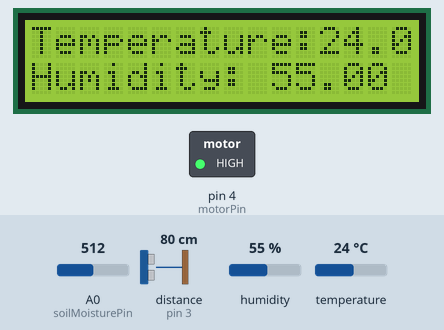
This sketch was run on a simulated Arduino Uno, built with avr-gcc and run on an emulated ATmega328P. Shown: 16×2 character LCD, switched loads named in the sketch (green lamp = pin HIGH). Wiring (inferred from the names in the program): ultrasonic range finder: trigger pin 2; echo pin 3. Inputs (shaded band) come from the test bench; at power-on: distance to the obstacle (sensor on pin 3) 80 cm, A0 (soilMoisturePin) = 512, humidity 55 %, temperature 24 °C. The echo pulse lasts 58.3 µs per cm; pins used as bus, display or sensor lines are not drawn; what the sketch prints to the serial monitor is not drawn.

Above: at 2.7 s.
2.8 s: distance to the obstacle (sensor on pin 3) set to 6 cm
At 14.8 s:
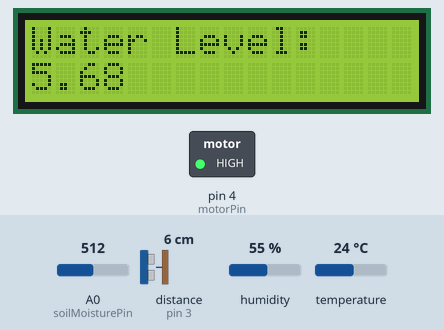
16.6 s: distance to the obstacle (sensor on pin 3) set to 3 cm
At 30.3 s:
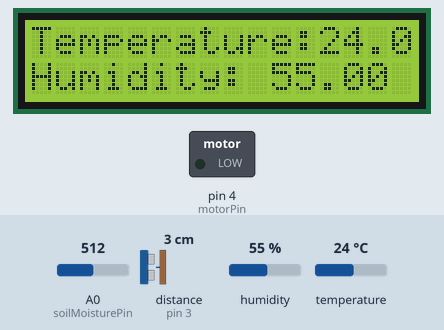
30.4 s: A0 (soilMoisturePin) set to 306
At 43.5 s:
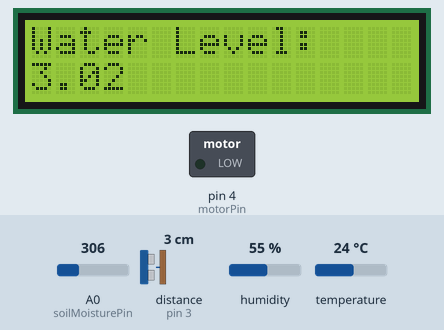
43.8 s: humidity set to 22 %
At 45.2 s:
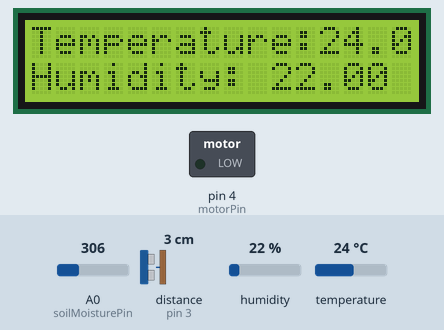
51.8 s: temperature set to 12 °C
At 59.0 s:
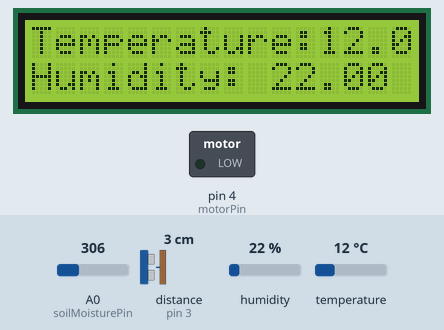
64.9 s: humidity set to 40 %
At 66.0 s:
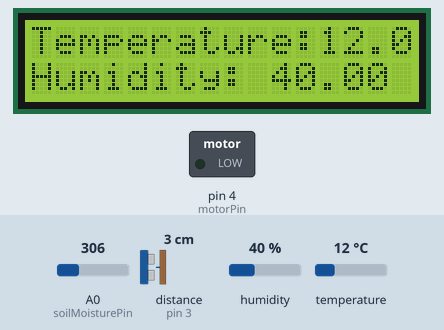
Timing chart, 0 to 67.9 s (numbered marks = the images above; inputs shaded):
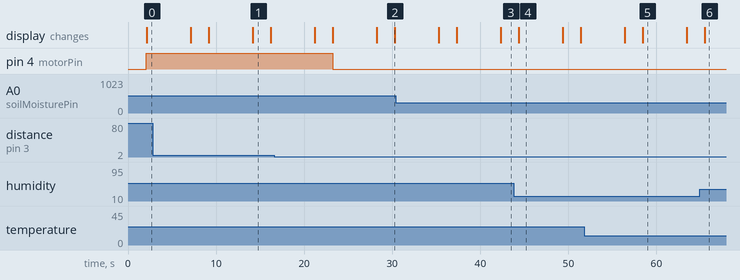

The sketch:

greenhouse_automation_system.ino
```cpp
#include <DHT.h>
#include <LiquidCrystal.h>

// Define pin assignments
#define DHTPIN 12              // GPIO pin 12 connected to the DHT11 sensor Data pin D4
const int fanPin = 0;         // GPIO pin 0 connected to the Fan D3
const int heaterPin = 1;      // GPIO pin 1 connected to the Heater D2
const int soilMoisturePin = A0;  // Analog pin A0 connected to the Soil Moisture Sensor
const int trigPin = 2;        // GPIO pin 2 connected to the ultrasonic sensor trigger pin
const int echoPin = 3;        // GPIO pin 3 connected to the ultrasonic sensor echo pin
const int motorPin = 4;       // GPIO pin 4 connected to the motor

// Define DHT type
#define DHTTYPE DHT11

// Initialize DHT sensor object
DHT dht(DHTPIN, DHTTYPE);

// Initialize LCD object
const int rs = 5, en = 6, d4 = 7, d5 = 8, d6 = 9, d7 = 10;
LiquidCrystal lcd(rs, en, d4, d5, d6, d7);

// Define moisture levels
enum MoistureLevel {
  Saturated,
  Wet,
  Moist,
  Dry
};

// Define threshold values
const float highWaterLevel = 4.00; // High water level threshold
const float lowWaterLevel = 30.00; // Low water level threshold

void setup() {
  Serial.begin(9600);         // Initialize serial communication
  dht.begin();                // Initialize DHT sensor

  pinMode(fanPin, OUTPUT);    // Set fan pin as output
  pinMode(heaterPin, OUTPUT); // Set heater pin as output
  pinMode(trigPin, OUTPUT);   // Set ultrasonic sensor trigger pin as output
  pinMode(echoPin, INPUT);    // Set ultrasonic sensor echo pin as input
  pinMode(motorPin, OUTPUT);  // Set motor pin as output

  // Initialize LCD
  lcd.begin(16, 2);
  lcd.print("Soil Moisture:");
}

void loop() {
  delay(2000);  // Wait for 2 seconds between measurements

  // Read temperature and humidity from DHT sensor
  float humidity = dht.readHumidity();
  float temperature = dht.readTemperature();

  // Read soil moisture level
  MoistureLevel soilMoistureLevel = readSoilMoisture();

  // Read water level
  float waterLevel = readWaterLevel();

  // Check if readings from DHT sensor are valid
  if (isnan(humidity) || isnan(temperature)) {
    lcd.clear();
    lcd.print("Failed to read DHT");
    Serial.println("Failed to read DHT");
    return;
  }

  // Control temperature and humidity based on readings
  temperature_Humidity_Control(humidity, temperature);

  // Control soil moisture based on readings
  soilMoisture_Control(soilMoistureLevel);

  // Control motor based on water level
  waterLevel_Control(waterLevel);

  // Print temperature and humidity readings to LCD and serial monitor
  lcd.clear();
  lcd.print("Temperature:");
  lcd.setCursor(0, 1);
  lcd.print("Humidity:");
  lcd.setCursor(12, 0);
  lcd.print(temperature);
  lcd.setCursor(10, 1);
  lcd.print(humidity);
  Serial.print("Temperature: ");
  Serial.print(temperature);
  Serial.println(" C");
  Serial.print("Humidity: ");
  Serial.print(humidity);
  Serial.println(" %");

  // Print soil moisture level to LCD and serial monitor
  delay(5000); // Delay to allow reading to be visible before clearing
  lcd.clear();
  lcd.print("Soil Moisture: ");
  lcd.setCursor(0,1);
  lcd.print(getSoilMoistureState(soilMoistureLevel));
  Serial.print("Soil Moisture: ");
  Serial.println(getSoilMoistureState(soilMoistureLevel));

  // Print water level to LCD and serial monitor
  lcd.clear();
  lcd.print("Water Level: ");
  lcd.setCursor(0,1);
  lcd.print(waterLevel);
  Serial.print("Water Level: ");
  Serial.println(waterLevel);
}

// Control temperature and humidity based on readings
void temperature_Humidity_Control(float H, float T) {
  // Temperature control
  /*
  if (T >= 24) {
    digitalWrite(fanPin, HIGH); // Turn on the fan
  } else {
    digitalWrite(fanPin, LOW); // Turn off the fan
  }
  */

  /*// Humidity control
  if (H > 10) { // Adjust the humidity threshold as needed
    digitalWrite(heaterPin, HIGH); // Turn on the heater
  } else {
    digitalWrite(heaterPin, LOW); // Turn off the heater
  }
  */
}

// Read soil moisture level
MoistureLevel readSoilMoisture() {
  int sensorValue = analogRead(soilMoisturePin); // Read analog value from soil moisture sensor
  int mappedValue = map(sensorValue, 1024, 250, 0, 100); // Map analog value to percentage

  // Determine moisture level based on mapped value
  if (mappedValue >= 76) {
    return Saturated;
  } else if (mappedValue >= 51) {
    return Wet;
  } else if (mappedValue >= 26) {
    return Moist;
  } else {
    return Dry;
  }
}

// Control soil moisture based on moisture level reading
void soilMoisture_Control(MoistureLevel moistureLevel) {
  // You can add your soil moisture control logic here based on the moisture level reading
  // For example, you can activate an irrigation system or display a warning message.
  if (moistureLevel == Dry) {
    // Turn on the water pump
  } else if (moistureLevel == Moist) {
    // Turn off the water pump
  }
}

// Function to get soil moisture state
String getSoilMoistureState(MoistureLevel moistureLevel) {
  switch (moistureLevel) {
    case Saturated:
      return "Saturated";
    case Wet:
      return "Wet";
    case Moist:
      return "Moist";
    case Dry:
      return "Dry";
    default:
      return "";
  }
}

// Read water level
float readWaterLevel() {
  digitalWrite(trigPin, LOW);
  delayMicroseconds(2);
  digitalWrite(trigPin, HIGH);
  delayMicroseconds(10);
  digitalWrite(trigPin, LOW);

  float duration = pulseIn(echoPin, HIGH);
  float distance = (duration * 0.0343) / 2;

  return distance;
}

// Control motor based on water level
void waterLevel_Control(float distance) {
  // Adjust threshold value as needed
  if (distance > lowWaterLevel) {
    // If water level is low, turn on the motor
    digitalWrite(motorPin, HIGH); // Assuming HIGH is the direction to turn on the motor
    Serial.println("Low Water");
  }
  // Check if the water level is high
  else if (distance <= highWaterLevel) {
    // If water level is high, turn off the motor
    digitalWrite(motorPin, LOW);
    Serial.println("High Water");
  }
}
```

Measured:
- the behaviour switches between 5 and 4 cm on distance to the obstacle (sensor on pin 3) (found by bisection; images 1 and 2)
- after the input at 16.6 s, pin 4 (motorPin): HIGH → LOW after 6.6 s
- after the input at 30.4 s, the display: first differs from a run without the input after 11.9 s (image 3)
- after the input at 43.8 s, the display: changes after 0.56 s (image 4)
- after the input at 51.8 s, the display: first differs from a run without the input after 6.6 s (image 5)
- after the input at 64.9 s, the display: changes after 0.59 s (image 6)
- what the display in image 1 shows lasts 2.0 s, from 14.2 s to 16.2 s
